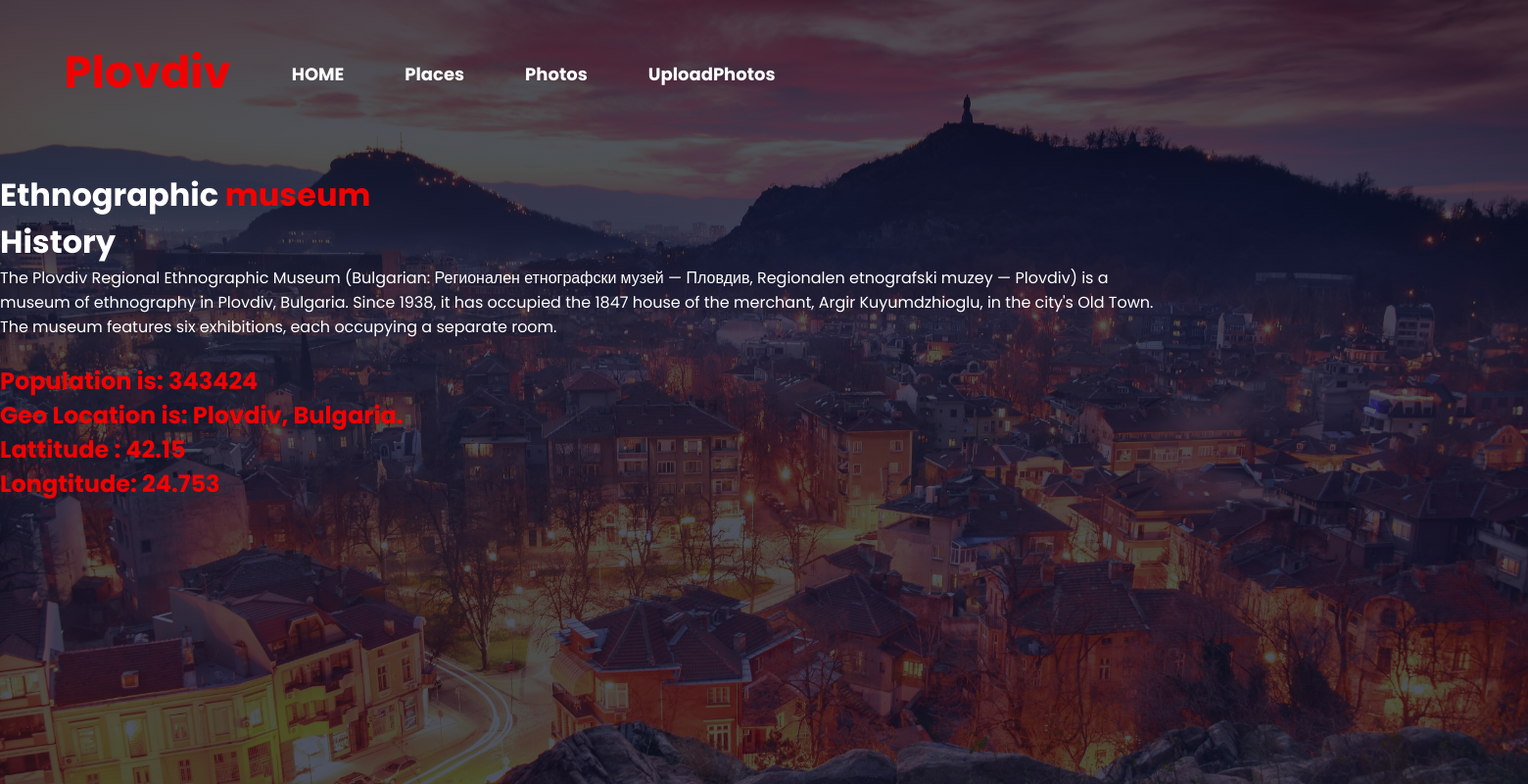
Page /CS/place5.php on the committed database.
### tables this page shows
CREATE TABLE `placeinfo` (
  `cityID` int(11) NOT NULL,
  `ID` int(11) NOT NULL,
  `name` varchar(24) DEFAULT NULL,
  `population` int(11) DEFAULT NULL,
  `GeoLocation` varchar(255) DEFAULT NULL,
  `history` varchar(2048) DEFAULT NULL,
  `placeOfInterestLat` float DEFAULT NULL,
  `placeOfInterestLong` float DEFAULT NULL
);

### CS/place5.php (the view, shortened to what this page needs)
<?php
require_once 'dbconfig.php';
?>
<head>
    <link rel="stylesheet" href="style.css">
</head>
<body>
    <div class="main">
        <div class="navbar">
            <div class="logo">
                <h2 class="logo">Plovdiv</h2>
            </div>
            <div class="menu">
                <ul>
                    <li><a href="index.php">HOME</a></li>
                    <li><a href="places.php">Places</a></li>
                    <li><a href="photos.php">Photos</a></li>
                    <li><a href="imgupload.php">UploadPhotos</a></li>
                </ul>
            </div>
        </div>
        <div class="content" maxlength=10>
            <h1>Ethnographic <span class="span">museum</span><br>History</h1>
                <?php
                    $sql = "SELECT * FROM placeinfo WHERE id=5;";
                    $result = mysqli_query($db, $sql);
                    $resultCheck = mysqli_num_rows($result);
                    if ($resultCheck>0){
                        while($row=mysqli_fetch_assoc($result)){
                        ?>   <td> <?php echo $row['history']; ?>  </td><br><br>
                             <h2 class="population"><td> Population is: <?php echo $row['population']; ?></td></h2>
                             <h2 class="population"><td> Geo Location is: <?php echo $row['GeoLocation']; ?></td></h2>
                             <h2 class="population"><td> Lattitude : <?php echo $row['placeOfInterestLat'];  ?></td></h2>
                             <h2 class="population"><td> Longtitude: <?php echo $row['placeOfInterestLong'];  ?></td></h2>
                    <?php
                        }
                    }
                    ?>
        </div>
</body>
</html>

### CS/style.css (style rules this page uses)
* { margin: 0; padding: 0; font-family: 'Open Sans', sans-serif; font-family: 'Poppins', sans-serif; }
.main { width: 100%; background: linear-gradient(rgba(4,9,30,0.7),rgba(4,9,30,0.7)), url(images/banner2.jpg); background-position: center; background-size: cover; height: 100vh; }
.navbar { width: 1200px; height: 75px; margin-left: 4.2%; }
.logo { color: rgb(241, 2, 2); font-size: 45px; font-weight: bold; float: left; padding-top: 20px; }
.menu { width: 400px; float: left; height: 70px; }
ul { float: left; display: flex; justify-content: center; align-items: center; padding-top: 35px; }
ul li { list-style: none; margin-left: 62px; margin-top: 27px; font-size: 18px; }
ul li a { text-decoration: none; color: #fff; font-weight: bold; transition: 0.4s ease-in-out; }
.content { width: 1200px; height: auto; margin: auto; color: rgb(255, 255, 255); position: relative; padding-top: 100px; padding-right: 550px; line-break: auto; }
.content .span { color: rgb(241, 2, 2); }
.population { color: rgb(241, 2, 2); }

### rows in the picture
placeinfo: history "The Plovdiv Regional Ethnographic Museum (Bulgarian: Регионален етнографски музей — Пловдив, Regionalen etnografski muzey — Plovdiv) is a museum of ethnography in Plovdiv, Bulgaria. Since 1938, it has occupied the 1847 house of the merchant, Argir Kuyumdzhioglu, in the city's Old Town. The museum features six exhibitions, each occupying a separate room.", population "343424", GeoLocation "Plovdiv, Bulgaria.", placeOfInterestLat "42.15", placeOfInterestLong "24.753"
